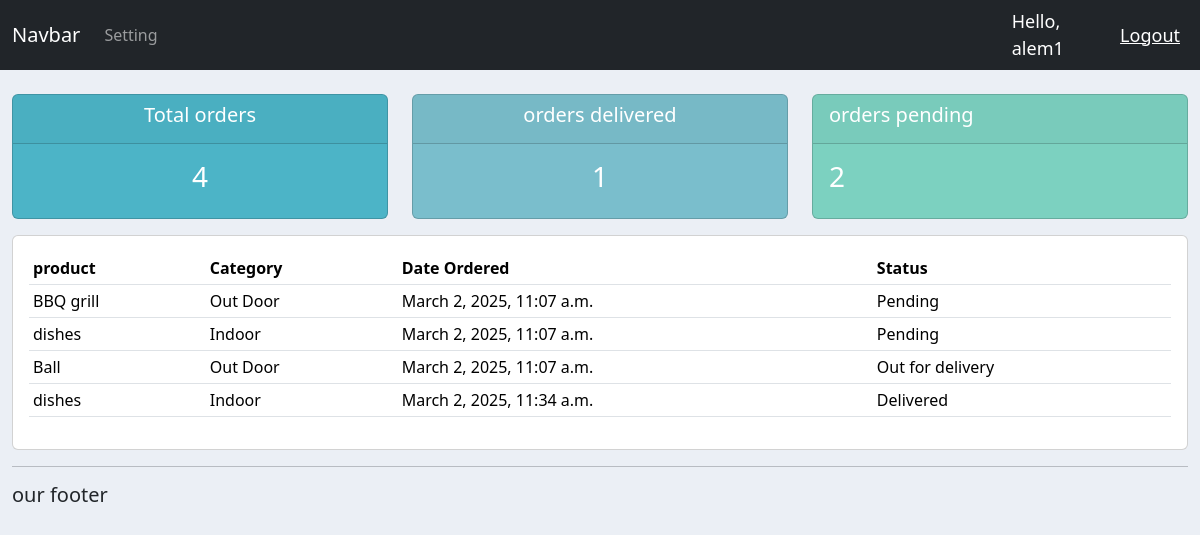
/userpage/ (signed in), run on the app's committed database.
### accounts/models.py (models this page shows, shortened)
class Order(models.Model):
    STATUS = [
        ("Pending", "Pending"),
        ("Out for delivery", "Out for delivery"),
        ("Delivered", "Delivered"),
    ]
    customer = models.ForeignKey(Customer, null=True, on_delete=models.SET_NULL)
    product = models.ForeignKey(Product, null=True, on_delete=models.SET_NULL)
    status = models.CharField(max_length=50, choices=STATUS, null=True)
    date_created = models.DateTimeField(auto_now_add=True)

class Product(models.Model):
    CATEGORY = [("Indoor", "Indoor"), ("Out Door", "Out Door")]
    name = models.CharField(max_length=200, null=True)
    price = models.FloatField(max_length=50, null=True)
    category = models.CharField(max_length=200, choices=CATEGORY, null=True)
    description = models.CharField(max_length=200, blank=True, null=True)
    date_created = models.DateTimeField(auto_now_add=True)
    tag = models.ManyToManyField(Tag)

### accounts/decorators.py (the view)
        def wrapper_func(request, *args, **kwargs):
            group = None
            if request.user.groups.exists():
                group = request.user.groups.all()[0].name
            if group in allowed_roles:
                return view_func(request, *args, **kwargs)
            else:
                return HttpResponseForbidden("You are not allowed to view this page")

### accounts/views.py (called while the page is built)
@login_required(login_url="login")
@allowed_users(allowed_roles=["customer"])
def userPage(request):
    orders = request.user.customer.order_set.all()
    Total_orders = orders.count()
    Orders_delivered = orders.filter(status="Delivered").count()
    Pending = orders.filter(status="Pending").count()
    context = {
        "orders": orders,
        "Total_orders": Total_orders,
        "orders_delivered": Orders_delivered,
        "pending": Pending,
    }
    return render(request, "accounts/userpage.html", context)

### accounts/templates/accounts/userpage.html (shortened to what this page needs)
{% extends 'accounts/main.html' %} {% block content %}
{% include 'accounts/status.html' %}
<div class="row">
  <div class="col-md">
    <div class="card card-body">
      <table class="table table-sm">
        <tr>
          <th>product</th>
          <th>Category</th>
          <th>Date Ordered</th>
          <th>Status</th>
        </tr>
        {%for order in orders%}
        <tr>
          <td>{{order.product.name}}</td>
          <td>{{order.product.category}}</td>
          <td>{{order.date_created}}</td>
          <td>{{order.status}}</td>
        </tr>
        {%endfor%}
      </table>
      {% endblock %}

### accounts/templates/accounts/navbar.html (shortened to what this page needs)
{% load static%}
<nav class="navbar navbar-expand-lg bg-dark navbar-dark">
  <div class="container-fluid">
    <a class="navbar-brand" href="#">Navbar</a>
    <div class="collapse navbar-collapse" id="navbarNav">
      <ul class="navbar-nav">
        {% if request.user.is_staff %}
        <li class="nav-item">
          <a class="nav-link active" aria-current="page" href="{% url 'home' %}"
            >Dashboard</a
          >
        </li>
        <li class="nav-item">
        </li>
        <li class="nav-item">
          <a class="nav-link" href="{% url 'products' %}">Products</a>
        </li>
        {% else %}
        <li class="nav-item">
          <a class="nav-link" href="{% url 'account' %}"> Setting</a>
        </li>
        {%endif%}
      </ul>
    </div>
  </div>
  <span class="hello-msg">Hello, {{request.user}}</span>
  <span><a class="hello-msg" href="{% url 'logout' %}">Logout</a></span>
</nav>

### static/css/main.css (style rules this page uses)
body { background-color: #ebeff5; }

### accounts/templates/accounts/main.html (style rules this page uses)
body { background-color: #ebeff5; }

### accounts/templates/accounts/navbar.html (style rules this page uses)
.hello-msg { font-size: 18px; color: #fff; margin-right: 20px; }

### data on the page
Order: product.name "BBQ grill", product.category "Out Door", date_created "March 2, 2025, 11:07 a.m.", status "Pending"
Order: product.name "dishes", product.category "Indoor", date_created "March 2, 2025, 11:07 a.m.", status "Pending"
Order: product.name "Ball", product.category "Out Door", date_created "March 2, 2025, 11:07 a.m.", status "Out for delivery"
Order: product.name "dishes", product.category "Indoor", date_created "March 2, 2025, 11:34 a.m.", status "Delivered"

### other printed values
{{ request.user }} "alem1"
{{ Total_orders }} "4"
{{ orders_delivered }} "1"
{{ pending }} "2"
